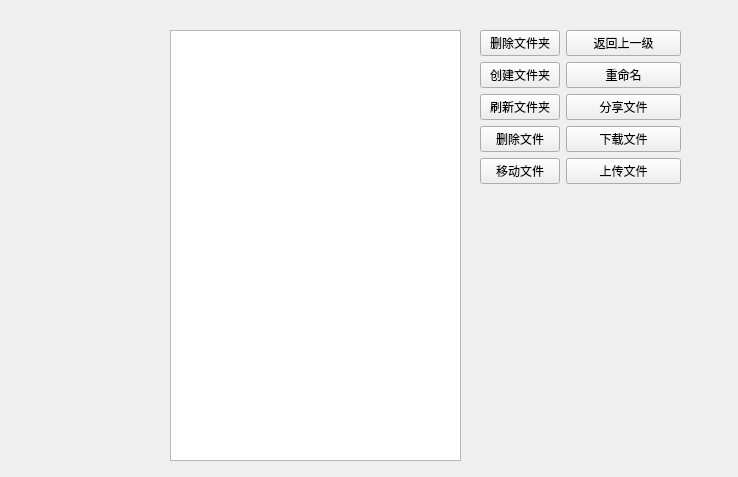
<?xml version="1.0" encoding="UTF-8"?>
<ui version="4.0">
 <class>File</class>
 <widget class="QWidget" name="File">
  <property name="geometry">
   <rect>
    <x>0</x>
    <y>0</y>
    <width>738</width>
    <height>477</height>
   </rect>
  </property>
  <property name="windowTitle">
   <string>Form</string>
  </property>
  <widget class="QWidget" name="formLayoutWidget">
   <property name="geometry">
    <rect>
     <x>480</x>
     <y>30</y>
     <width>201</width>
     <height>321</height>
    </rect>
   </property>
   <layout class="QFormLayout" name="formLayout">
    <item row="0" column="0">
     <widget class="QPushButton" name="deletefile_PB">
      <property name="text">
       <string>删除文件夹</string>
      </property>
     </widget>
    </item>
    <item row="0" column="1">
     <widget class="QPushButton" name="return_PB">
      <property name="text">
       <string>返回上一级</string>
      </property>
     </widget>
    </item>
    <item row="1" column="0">
     <widget class="QPushButton" name="mkdir_PB">
      <property name="text">
       <string>创建文件夹</string>
      </property>
     </widget>
    </item>
    <item row="1" column="1">
     <widget class="QPushButton" name="rename_PB">
      <property name="text">
       <string>重命名</string>
      </property>
     </widget>
    </item>
    <item row="2" column="0">
     <widget class="QPushButton" name="delfile_PB">
      <property name="text">
       <string>刷新文件夹</string>
      </property>
     </widget>
    </item>
    <item row="2" column="1">
     <widget class="QPushButton" name="sharefile_PB">
      <property name="text">
       <string>分享文件</string>
      </property>
     </widget>
    </item>
    <item row="3" column="0">
     <widget class="QPushButton" name="delfile_PB_2">
      <property name="text">
       <string>删除文件</string>
      </property>
     </widget>
    </item>
    <item row="3" column="1">
     <widget class="QPushButton" name="download_PB">
      <property name="text">
       <string>下载文件</string>
      </property>
     </widget>
    </item>
    <item row="4" column="0">
     <widget class="QPushButton" name="movefile_PB">
      <property name="text">
       <string>移动文件</string>
      </property>
     </widget>
    </item>
    <item row="4" column="1">
     <widget class="QPushButton" name="upload_PB">
      <property name="text">
       <string>上传文件</string>
      </property>
     </widget>
    </item>
   </layout>
  </widget>
  <widget class="QListWidget" name="listWidget_file">
   <property name="geometry">
    <rect>
     <x>170</x>
     <y>30</y>
     <width>291</width>
     <height>431</height>
    </rect>
   </property>
  </widget>
 </widget>
 <resources/>
 <connections/>
</ui>
